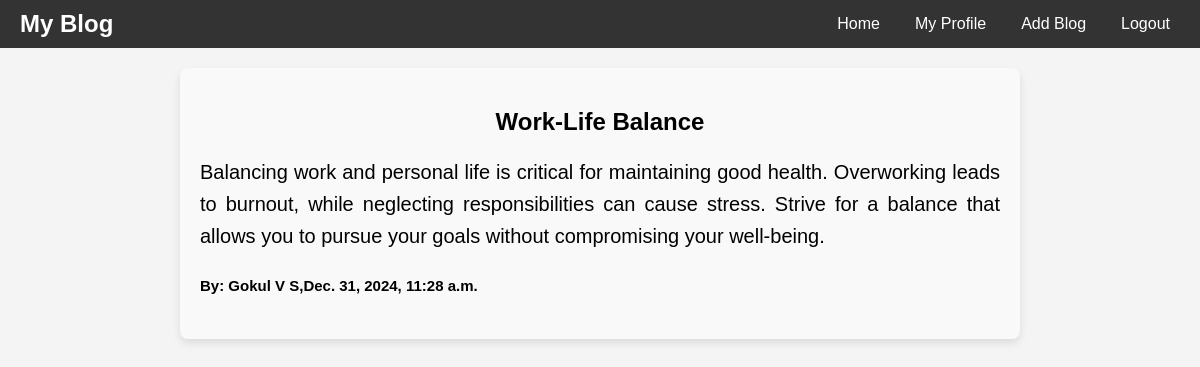
Screenshot of /blog_view/1 (signed in) with the database file from the repository.
### blog_app/models.py (models this page shows, shortened)
class BlogPost(models.Model):
    user=models.ForeignKey(User,on_delete=models.CASCADE,default=None,related_name='user_blog')
    title=models.CharField(max_length=200)
    content=models.TextField()
    created_on=models.DateTimeField(auto_now_add=True)
    def get_user_full_name(self):
        return self.user.get_full_name()

### blog_app/views.py (the view)
# urls.py: path('blog_view/<int:blog_id>',views.blog_view,name='blog_view'),
@login_required
def blog_view(request,blog_id):
    blog=BlogPost.objects.get(id=blog_id)
    return render(request,'blog_view.html',{'blog':blog})

### templates/blog_view.html (shortened to what this page needs)
{% load static %}
<!DOCTYPE html>
<html lang="en">
<head>
</head>
<body>
    <div class="profile-nav">
        <nav>
            <a href="#" class="logo">My Blog</a>
            <ul>
                <li><a href="{% url 'welcome' %}">Home</a></li>
                <li><a href="{% url 'profile' %}">My Profile</a></li>
                <li><a href="{% url 'blogform' %}">Add Blog</a></li>
                <li><a href="{% url 'logout_view' %}">Logout</a></li>
            </ul>
        </nav>
    </div>
    <div class="blog">
        <h2>{{blog.title}}</h2>
        <p>{{blog.content}}</p>
        <h5><Strong>By: </Strong>{{blog.get_user_full_name}},{{blog.created_on}}</h5>
    </div>
</body>
</html>

### templates/blog_view.html (style rules this page uses)
body { margin: 0; padding: 0; font-family: Arial, sans-serif; background-color: #f4f4f4; }
.profile-nav { background-color: #333; color: white; padding: 10px 20px; }
.profile-nav nav { display: flex; justify-content: space-between; align-items: center; }
.profile-nav .logo { font-size: 24px; font-weight: bold; text-decoration: none; color: white; }
.profile-nav ul { list-style: none; margin: 0; padding: 0; display: flex; gap: 15px; }
.profile-nav ul li { display: inline; }
.profile-nav ul li a { text-decoration: none; color: white; font-size: 16px; padding: 5px 10px; }
.blog { margin: 20px auto; max-width: 800px; padding: 20px; background-color: #f9f9f9; border-radius: 8px; box-shadow: 0 4px 8px rgba(0, 0, 0, 0.1); }
h2 { text-align: center; }
p { font-size: 20px; line-height: 1.6; text-align: justify; }
h5 { font-size: 15px; }

### rows the page displays
BlogPost: title "Work-Life Balance", content "Balancing work and personal life is critical for maintaining good health. Overworking leads to burnout, while neglecting responsibilities can cause stress. Strive for a balance that allows you to pursue your goals without compromising your well-being.", get_user_full_name "Gokul V S", created_on "Dec. 31, 2024, 11:28 a.m."
